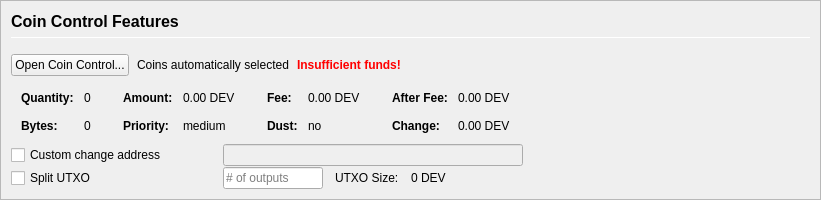
         <widget class="QFrame" name="frameCoinControl">
          <property name="sizePolicy">
           <sizepolicy hsizetype="Expanding" vsizetype="Expanding">
            <horstretch>0</horstretch>
            <verstretch>0</verstretch>
           </sizepolicy>
          </property>
          <property name="maximumSize">
           <size>
            <width>16777215</width>
            <height>16777215</height>
           </size>
          </property>
          <property name="frameShape">
           <enum>QFrame::StyledPanel</enum>
          </property>
          <property name="frameShadow">
           <enum>QFrame::Sunken</enum>
          </property>
          <layout class="QVBoxLayout" name="verticalLayoutCoinControl2">
           <property name="spacing">
            <number>0</number>
           </property>
           <property name="leftMargin">
            <number>0</number>
           </property>
           <property name="topMargin">
            <number>0</number>
           </property>
           <property name="rightMargin">
            <number>0</number>
           </property>
           <property name="bottomMargin">
            <number>0</number>
           </property>
           <item>
            <widget class="QFrame" name="frameCoinControl_BG">
             <layout class="QVBoxLayout" name="verticalLayoutCoinControl" stretch="0,0,0,0,0,0">
              <property name="spacing">
               <number>1</number>
              </property>
              <property name="leftMargin">
               <number>10</number>
              </property>
              <property name="topMargin">
               <number>10</number>
              </property>
              <item>
               <layout class="QHBoxLayout" name="horizontalLayoutCoinControl1">
                <property name="bottomMargin">
                 <number>15</number>
                </property>
                <item>
                 <layout class="QVBoxLayout" name="verticalLayout_3">
                  <property name="spacing">
                   <number>6</number>
                  </property>
                  <item>
                   <widget class="QLabel" name="labelCoinControlFeatures">
                    <property name="sizePolicy">
                     <sizepolicy hsizetype="Preferred" vsizetype="Maximum">
                      <horstretch>0</horstretch>
                      <verstretch>0</verstretch>
                     </sizepolicy>
                    </property>
                    <property name="minimumSize">
                     <size>
                      <width>0</width>
                      <height>20</height>
                     </size>
                    </property>
                    <property name="font">
                     <font>
                      <pointsize>12</pointsize>
                      <weight>75</weight>
                      <bold>true</bold>
                     </font>
                    </property>
                    <property name="styleSheet">
                     <string notr="true">font-weight:bold;</string>
                    </property>
                    <property name="text">
                     <string>Coin Control Features</string>
                    </property>
                   </widget>
                  </item>
                  <item>
                   <widget class="Line" name="line">
                    <property name="minimumSize">
                     <size>
                      <width>0</width>
                      <height>1</height>
                     </size>
                    </property>
                    <property name="maximumSize">
                     <size>
                      <width>16777215</width>
                      <height>1</height>
                     </size>
                    </property>
                    <property name="orientation">
                     <enum>Qt::Horizontal</enum>
                    </property>
                   </widget>
                  </item>
                 </layout>
                </item>
               </layout>
              </item>
              <item>
               <layout class="QHBoxLayout" name="horizontalLayoutCoinControl2" stretch="0,0,0,0">
                <property name="spacing">
                 <number>8</number>
                </property>
                <property name="bottomMargin">
                 <number>10</number>
                </property>
                <item>
                 <widget class="QPushButton" name="pushButtonCoinControl">
                  <property name="styleSheet">
                   <string notr="true"/>
                  </property>
                  <property name="text">
                   <string>Open Coin Control...</string>
                  </property>
                  <property name="autoDefault">
                   <bool>false</bool>
                  </property>
                 </widget>
                </item>
                <item>
                 <widget class="QLabel" name="labelCoinControlAutomaticallySelected">
                  <property name="text">
                   <string>Coins automatically selected</string>
                  </property>
                  <property name="margin">
                   <number>5</number>
                  </property>
                 </widget>
                </item>
                <item>
                 <widget class="QLabel" name="labelCoinControlInsuffFunds">
                  <property name="font">
                   <font>
                    <weight>75</weight>
                    <bold>true</bold>
                   </font>
                  </property>
                  <property name="styleSheet">
                   <string notr="true">color:red;font-weight:bold;</string>
                  </property>
                  <property name="text">
                   <string>Insufficient funds!</string>
                  </property>
                  <property name="margin">
                   <number>5</number>
                  </property>
                 </widget>
                </item>
                <item>
                 <spacer name="horizontalSpacerCoinControl">
                  <property name="orientation">
                   <enum>Qt::Horizontal</enum>
                  </property>
                  <property name="sizeHint" stdset="0">
                   <size>
                    <width>40</width>
                    <height>1</height>
                   </size>
                  </property>
                 </spacer>
                </item>
               </layout>
              </item>
              <item>
               <widget class="QWidget" name="widgetCoinControl" native="true">
                <property name="sizePolicy">
                 <sizepolicy hsizetype="Preferred" vsizetype="Preferred">
                  <horstretch>0</horstretch>
                  <verstretch>0</verstretch>
                 </sizepolicy>
                </property>
                <property name="minimumSize">
                 <size>
                  <width>0</width>
                  <height>0</height>
                 </size>
                </property>
                <property name="styleSheet">
                 <string notr="true"/>
                </property>
                <layout class="QHBoxLayout" name="horizontalLayoutCoinControl5">
                 <property name="leftMargin">
                  <number>0</number>
                 </property>
                 <property name="topMargin">
                  <number>0</number>
                 </property>
                 <property name="rightMargin">
                  <number>0</number>
                 </property>
                 <property name="bottomMargin">
                  <number>0</number>
                 </property>
                 <item>
                  <layout class="QHBoxLayout" name="horizontalLayoutCoinControl3" stretch="0,0,0,1">
                   <property name="spacing">
                    <number>20</number>
                   </property>
                   <property name="topMargin">
                    <number>0</number>
                   </property>
                   <property name="bottomMargin">
                    <number>10</number>
                   </property>
                   <item>
                    <layout class="QFormLayout" name="formLayoutCoinControl1">
                     <property name="horizontalSpacing">
                      <number>10</number>
                     </property>
                     <property name="verticalSpacing">
                      <number>14</number>
                     </property>
                     <property name="leftMargin">
                      <number>10</number>
                     </property>
                     <property name="topMargin">
                      <number>4</number>
                     </property>
                     <property name="rightMargin">
                      <number>6</number>
                     </property>
                     <item row="0" column="0">
                      <widget class="QLabel" name="labelCoinControlQuantityText">
                       <property name="font">
                        <font>
                         <weight>75</weight>
                         <bold>true</bold>
                        </font>
                       </property>
                       <property name="text">
                        <string>Quantity:</string>
                       </property>
                       <property name="margin">
                        <number>0</number>
                       </property>
                      </widget>
                     </item>
                     <item row="0" column="1">
                      <widget class="QLabel" name="labelCoinControlQuantity">
                       <property name="cursor">
                        <cursorShape>IBeamCursor</cursorShape>
                       </property>
                       <property name="contextMenuPolicy">
                        <enum>Qt::ActionsContextMenu</enum>
                       </property>
                       <property name="text">
                        <string notr="true">0</string>
                       </property>
                       <property name="margin">
                        <number>0</number>
                       </property>
                       <property name="textInteractionFlags">
                        <set>Qt::LinksAccessibleByMouse|Qt::TextSelectableByKeyboard|Qt::TextSelectableByMouse</set>
                       </property>
                      </widget>
                     </item>
                     <item row="1" column="0">
                      <widget class="QLabel" name="labelCoinControlBytesText">
                       <property name="font">
                        <font>
                         <weight>75</weight>
                         <bold>true</bold>
                        </font>
                       </property>
                       <property name="text">
                        <string>Bytes:</string>
                       </property>
                      </widget>
                     </item>
                     <item row="1" column="1">
                      <widget class="QLabel" name="labelCoinControlBytes">
                       <property name="cursor">
                        <cursorShape>IBeamCursor</cursorShape>
                       </property>
                       <property name="contextMenuPolicy">
                        <enum>Qt::ActionsContextMenu</enum>
                       </property>
                       <property name="text">
                        <string notr="true">0</string>
                       </property>
                       <property name="textInteractionFlags">
                        <set>Qt::LinksAccessibleByMouse|Qt::TextSelectableByKeyboard|Qt::TextSelectableByMouse</set>
                       </property>
                      </widget>
                     </item>
                    </layout>
                   </item>
                   <item>
                    <layout class="QFormLayout" name="formLayoutCoinControl2">
                     <property name="horizontalSpacing">
                      <number>10</number>
                     </property>
                     <property name="verticalSpacing">
                      <number>14</number>
                     </property>
                     <property name="leftMargin">
                      <number>6</number>
                     </property>
                     <property name="topMargin">
                      <number>4</number>
                     </property>
                     <property name="rightMargin">
                      <number>6</number>
                     </property>
                     <item row="0" column="0">
                      <widget class="QLabel" name="labelCoinControlAmountText">
                       <property name="font">
                        <font>
                         <weight>75</weight>
                         <bold>true</bold>
                        </font>
                       </property>
                       <property name="text">
                        <string>Amount:</string>
                       </property>
                       <property name="margin">
                        <number>0</number>
                       </property>
                      </widget>
                     </item>
                     <item row="0" column="1">
                      <widget class="QLabel" name="labelCoinControlAmount">
                       <property name="cursor">
                        <cursorShape>IBeamCursor</cursorShape>
                       </property>
                       <property name="contextMenuPolicy">
                        <enum>Qt::ActionsContextMenu</enum>
                       </property>
                       <property name="text">
                        <string notr="true">0.00 DEV</string>
                       </property>
                       <property name="textInteractionFlags">
                        <set>Qt::LinksAccessibleByMouse|Qt::TextSelectableByKeyboard|Qt::TextSelectableByMouse</set>
                       </property>
                      </widget>
                     </item>
                     <item row="1" column="0">
                      <widget class="QLabel" name="labelCoinControlPriorityText">
                       <property name="font">
                        <font>
                         <weight>75</weight>
                         <bold>true</bold>
                        </font>
                       </property>
                       <property name="text">
                        <string>Priority:</string>
                       </property>
                      </widget>
                     </item>
                     <item row="1" column="1">
                      <widget class="QLabel" name="labelCoinControlPriority">
                       <property name="cursor">
                        <cursorShape>IBeamCursor</cursorShape>
                       </property>
                       <property name="contextMenuPolicy">
                        <enum>Qt::ActionsContextMenu</enum>
                       </property>
                       <property name="text">
                        <string>medium</string>
                       </property>
                       <property name="textInteractionFlags">
                        <set>Qt::LinksAccessibleByMouse|Qt::TextSelectableByKeyboard|Qt::TextSelectableByMouse</set>
                       </property>
                      </widget>
                     </item>
                    </layout>
                   </item>
                   <item>
                    <layout class="QFormLayout" name="formLayoutCoinControl3">
                     <property name="horizontalSpacing">
                      <number>10</number>
                     </property>
                     <property name="verticalSpacing">
                      <number>14</number>
                     </property>
                     <property name="leftMargin">
                      <number>6</number>
                     </property>
                     <property name="topMargin">
                      <number>4</number>
                     </property>
                     <property name="rightMargin">
                      <number>6</number>
                     </property>
                     <item row="0" column="0">
                      <widget class="QLabel" name="labelCoinControlFeeText">
                       <property name="font">
                        <font>
                         <weight>75</weight>
                         <bold>true</bold>
                        </font>
                       </property>
                       <property name="text">
                        <string>Fee:</string>
                       </property>
                       <property name="margin">
                        <number>0</number>
                       </property>
                      </widget>
                     </item>
                     <item row="0" column="1">
                      <widget class="QLabel" name="labelCoinControlFee">
                       <property name="cursor">
                        <cursorShape>IBeamCursor</cursorShape>
                       </property>
                       <property name="contextMenuPolicy">
                        <enum>Qt::ActionsContextMenu</enum>
                       </property>
                       <property name="text">
                        <string notr="true">0.00 DEV</string>
                       </property>
                       <property name="textInteractionFlags">
                        <set>Qt::LinksAccessibleByMouse|Qt::TextSelectableByKeyboard|Qt::TextSelectableByMouse</set>
                       </property>
                      </widget>
                     </item>
                     <item row="1" column="0">
                      <widget class="QLabel" name="labelCoinControlLowOutputText">
                       <property name="font">
                        <font>
                         <weight>75</weight>
                         <bold>true</bold>
                        </font>
                       </property>
                       <property name="text">
                        <string>Dust:</string>
                       </property>
                      </widget>
                     </item>
                     <item row="1" column="1">
                      <widget class="QLabel" name="labelCoinControlLowOutput">
                       <property name="cursor">
                        <cursorShape>IBeamCursor</cursorShape>
                       </property>
                       <property name="contextMenuPolicy">
                        <enum>Qt::ActionsContextMenu</enum>
                       </property>
                       <property name="text">
                        <string>no</string>
                       </property>
                       <property name="textInteractionFlags">
                        <set>Qt::LinksAccessibleByMouse|Qt::TextSelectableByKeyboard|Qt::TextSelectableByMouse</set>
                       </property>
                      </widget>
                     </item>
                    </layout>
                   </item>
                   <item>
                    <layout class="QFormLayout" name="formLayoutCoinControl4">
                     <property name="horizontalSpacing">
                      <number>10</number>
                     </property>
                     <property name="verticalSpacing">
                      <number>14</number>
                     </property>
                     <property name="leftMargin">
                      <number>6</number>
                     </property>
                     <property name="topMargin">
                      <number>4</number>
                     </property>
                     <property name="rightMargin">
                      <number>6</number>
                     </property>
                     <item row="0" column="0">
                      <widget class="QLabel" name="labelCoinControlAfterFeeText">
                       <property name="font">
                        <font>
                         <weight>75</weight>
                         <bold>true</bold>
                        </font>
                       </property>
                       <property name="text">
                        <string>After Fee:</string>
                       </property>
                       <property name="margin">
                        <number>0</number>
                       </property>
                      </widget>
                     </item>
                     <item row="0" column="1">
                      <widget class="QLabel" name="labelCoinControlAfterFee">
                       <property name="cursor">
                        <cursorShape>IBeamCursor</cursorShape>
                       </property>
                       <property name="contextMenuPolicy">
                        <enum>Qt::ActionsContextMenu</enum>
                       </property>
                       <property name="text">
                        <string notr="true">0.00 DEV</string>
                       </property>
                       <property name="textInteractionFlags">
                        <set>Qt::LinksAccessibleByMouse|Qt::TextSelectableByKeyboard|Qt::TextSelectableByMouse</set>
                       </property>
                      </widget>
                     </item>
                     <item row="1" column="0">
                      <widget class="QLabel" name="labelCoinControlChangeText">
                       <property name="font">
                        <font>
                         <weight>75</weight>
                         <bold>true</bold>
                        </font>
                       </property>
                       <property name="text">
                        <string>Change:</string>
                       </property>
                      </widget>
                     </item>
                     <item row="1" column="1">
                      <widget class="QLabel" name="labelCoinControlChange">
                       <property name="cursor">
                        <cursorShape>IBeamCursor</cursorShape>
                       </property>
                       <property name="contextMenuPolicy">
                        <enum>Qt::ActionsContextMenu</enum>
                       </property>
                       <property name="text">
                        <string notr="true">0.00 DEV</string>
                       </property>
                       <property name="textInteractionFlags">
                        <set>Qt::LinksAccessibleByMouse|Qt::TextSelectableByKeyboard|Qt::TextSelectableByMouse</set>
                       </property>
                      </widget>
                     </item>
                    </layout>
                   </item>
                  </layout>
                 </item>
                </layout>
               </widget>
              </item>
              <item>
               <layout class="QHBoxLayout" name="horizontalLayoutCoinControl4">
                <property name="spacing">
                 <number>12</number>
                </property>
                <property name="sizeConstraint">
                 <enum>QLayout::SetDefaultConstraint</enum>
                </property>
                <property name="topMargin">
                 <number>0</number>
                </property>
                <property name="rightMargin">
                 <number>0</number>
                </property>
                <item>
                 <widget class="QCheckBox" name="checkBoxCoinControlChange">
                  <property name="sizePolicy">
                   <sizepolicy hsizetype="Preferred" vsizetype="Preferred">
                    <horstretch>0</horstretch>
                    <verstretch>0</verstretch>
                   </sizepolicy>
                  </property>
                  <property name="minimumSize">
                   <size>
                    <width>200</width>
                    <height>0</height>
                   </size>
                  </property>
                  <property name="maximumSize">
                   <size>
                    <width>200</width>
                    <height>16777215</height>
                   </size>
                  </property>
                  <property name="toolTip">
                   <string>If this is activated, but the change address is empty or invalid, change will be sent to a newly generated address.</string>
                  </property>
                  <property name="text">
                   <string>Custom change address</string>
                  </property>
                 </widget>
                </item>
                <item>
                 <widget class="QValidatedLineEdit" name="lineEditCoinControlChange">
                  <property name="enabled">
                   <bool>false</bool>
                  </property>
                  <property name="sizePolicy">
                   <sizepolicy hsizetype="Preferred" vsizetype="Preferred">
                    <horstretch>0</horstretch>
                    <verstretch>0</verstretch>
                   </sizepolicy>
                  </property>
                  <property name="minimumSize">
                   <size>
                    <width>300</width>
                    <height>0</height>
                   </size>
                  </property>
                 </widget>
                </item>
                <item>
                 <widget class="QLabel" name="labelCoinControlChangeLabel">
                  <property name="sizePolicy">
                   <sizepolicy hsizetype="Preferred" vsizetype="Preferred">
                    <horstretch>0</horstretch>
                    <verstretch>0</verstretch>
                   </sizepolicy>
                  </property>
                  <property name="minimumSize">
                   <size>
                    <width>100</width>
                    <height>0</height>
                   </size>
                  </property>
                  <property name="text">
                   <string/>
                  </property>
                  <property name="margin">
                   <number>3</number>
                  </property>
                 </widget>
                </item>
               </layout>
              </item>
              <item>
               <layout class="QHBoxLayout" name="horizontalLayoutCoinControl6">
                <property name="spacing">
                 <number>12</number>
                </property>
                <property name="rightMargin">
                 <number>0</number>
                </property>
                <item>
                 <widget class="QCheckBox" name="splitBlockCheckBox">
                  <property name="sizePolicy">
                   <sizepolicy hsizetype="Preferred" vsizetype="Preferred">
                    <horstretch>0</horstretch>
                    <verstretch>0</verstretch>
                   </sizepolicy>
                  </property>
                  <property name="minimumSize">
                   <size>
                    <width>200</width>
                    <height>0</height>
                   </size>
                  </property>
                  <property name="maximumSize">
                   <size>
                    <width>200</width>
                    <height>16777215</height>
                   </size>
                  </property>
                  <property name="text">
                   <string>Split UTXO</string>
                  </property>
                 </widget>
                </item>
                <item>
                 <widget class="QLineEdit" name="splitBlockLineEdit">
                  <property name="sizePolicy">
                   <sizepolicy hsizetype="Preferred" vsizetype="Preferred">
                    <horstretch>50</horstretch>
                    <verstretch>0</verstretch>
                   </sizepolicy>
                  </property>
                  <property name="minimumSize">
                   <size>
                    <width>100</width>
                    <height>0</height>
                   </size>
                  </property>
                  <property name="maximumSize">
                   <size>
                    <width>100</width>
                    <height>16777215</height>
                   </size>
                  </property>
                  <property name="placeholderText">
                   <string># of outputs</string>
                  </property>
                 </widget>
                </item>
                <item>
                 <widget class="QLabel" name="labelBlockSizeText">
                  <property name="text">
                   <string>UTXO Size:</string>
                  </property>
                 </widget>
                </item>
                <item>
                 <widget class="QLabel" name="labelBlockSize">
                  <property name="text">
                   <string>0 DEV</string>
                  </property>
                 </widget>
                </item>
                <item>
                 <spacer name="horizontalSpacer_7">
                  <property name="orientation">
                   <enum>Qt::Horizontal</enum>
                  </property>
                  <property name="sizeHint" stdset="0">
                   <size>
                    <width>40</width>
                    <height>20</height>
                   </size>
                  </property>
                 </spacer>
                </item>
               </layout>
              </item>
              <item>
               <spacer name="verticalSpacerCoinControl">
                <property name="orientation">
                 <enum>Qt::Vertical</enum>
                </property>
                <property name="sizeHint" stdset="0">
                 <size>
                  <width>800</width>
                  <height>1</height>
                 </size>
                </property>
               </spacer>
              </item>
             </layout>
            </widget>
           </item>
          </layout>
         </widget>
